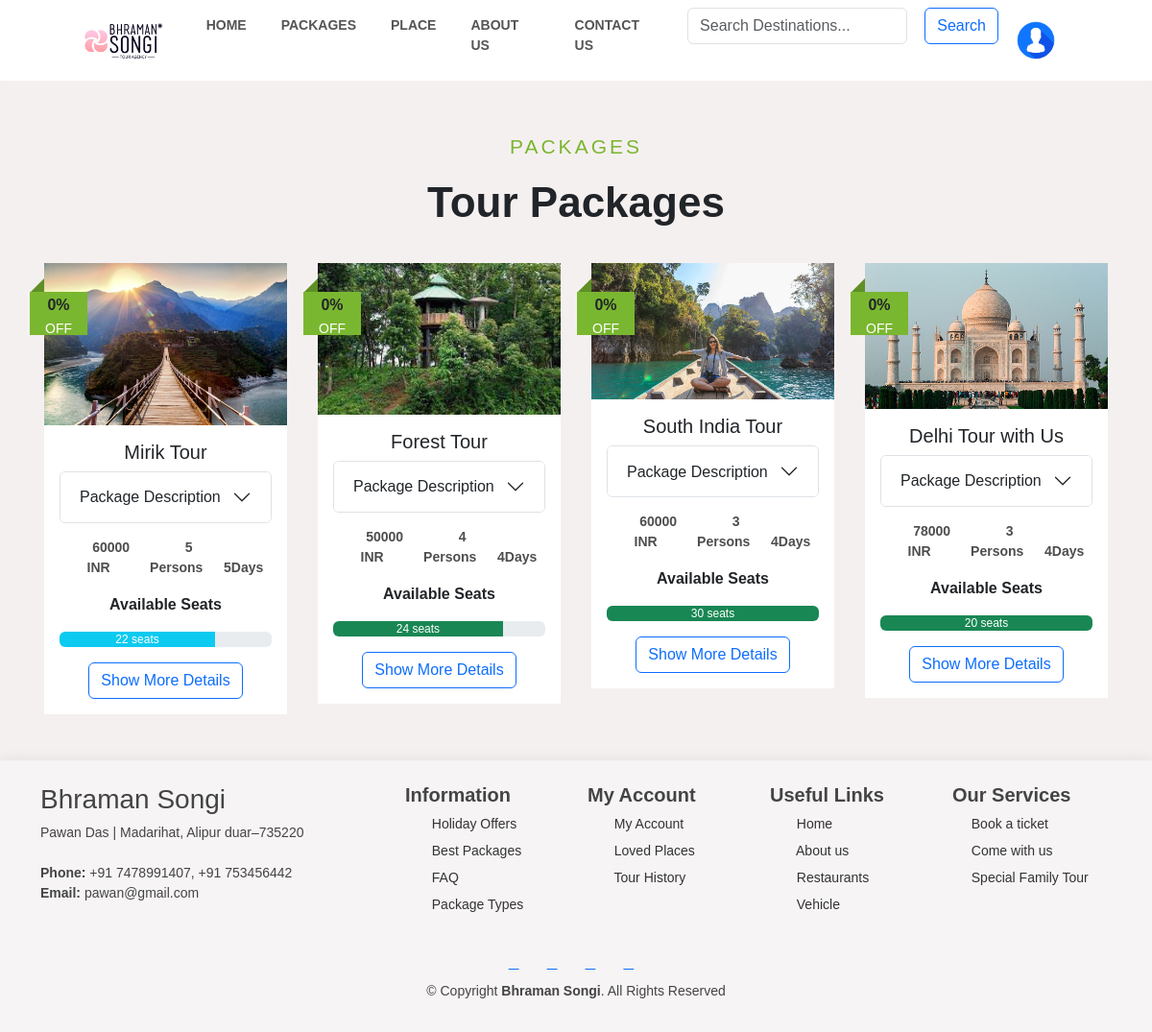
/package.php, run on the app's committed database.
### tables this page shows
CREATE TABLE `co_package` (
  `CP_ID` int(6) NOT NULL,
  `PL_LOCATION` varchar(50) NOT NULL,
  `P_NAME` varchar(40) NOT NULL,
  `PL_NAME` varchar(50) NOT NULL,
  `PL_ADDRESS` varchar(100) NOT NULL,
  `P_COST` int(10) NOT NULL,
  `DURATION` int(5) NOT NULL,
  `TOURIST_NUMBER` int(4) NOT NULL,
  `TOTAL_SEAT` int(3) NOT NULL,
  `AVL_SEAT` int(3) NOT NULL,
  `P_DETAILS` int(2) NOT NULL,
  `VEHICLE` int(6) NOT NULL,
  `HOTEL` int(3) NOT NULL,
  `RESTAURANT` text NOT NULL,
  `P_TYPE` varchar(20) NOT NULL,
  `TOUR_GUID_NAME` varchar(50) NOT NULL,
  `PL_IMAGE` varchar(255) DEFAULT NULL,
  `P_DATE` date NOT NULL,
  `STATUS` int(2) NOT NULL DEFAULT 1
);

### package.php (the view, shortened to what this page needs)
<?php
require('header.php');
?>
<body style="height: 100vh;">
    <div class="container-fluid">
        <section class="package" id="packages" style="margin-top: 40px;">
            <div class="container bg-0">
                <h4 class="heading_sm">Packages</h4>
                <h2 class="heading_lg">Tour Packages</h2>
                <div class="row">
                    <?php
                    $sql = "select * from co_package;";
                    $res = mysqli_query($conn, $sql);
                    ?>
                    <?php
                    while ($rowData = (mysqli_fetch_assoc($res))) {
                        $detail_status = $rowData['P_DETAILS'];
                        $vehicle_status = $rowData['VEHICLE'];
                        $hotel_status = $rowData['HOTEL'];
                        $status = $rowData['STATUS'];
                        if ($detail_status != 0 && $vehicle_status != 0 && $hotel_status != 0 && $status != 0) {
                            $id = $rowData['CP_ID'];
                            $whole_no = $rowData['TOTAL_SEAT'];
                            $part = $rowData['AVL_SEAT'];
                            $percentage = ($part / $whole_no) * 100;
                            if ($percentage > 75) {
                                $progress_color = 'bg-success';
                            } elseif ($percentage > 50) {
                                $progress_color = 'bg-info';
                            } elseif ($percentage > 25) {
                                $progress_color = 'bg-warning';
                            } else {
                                $progress_color = 'bg-danger';
                            }
                    ?>
                            <div class="col-lg-3 col-md-5 mb-3 p-3">
                                <div class="card text-light p-card border-0 rounded-0">
                                    <a href="package_select.php?type=select&id=<?php echo $rowData['CP_ID']; ?>">
                                        <img src="Admin/image/packages/<?php echo $rowData['PL_IMAGE']; ?>" class="card-img-top rounded-0" alt="...">
                                        <div class="blog-date">
                                            <h6 class="font-weight-bold mb-1 mt-2 text-dark">0%</h6>
                                            <small class="text-white text-uppercase">OFF</small>
                                        </div>
                                    </a>
                                    <div class="card-body">
                                        <a href="package_select.php?type=select&id=<?php echo $rowData['CP_ID']; ?>" class="text-decoration-none text-dark">
                                            <h5 class="card-title"><?php echo $rowData['P_NAME']; ?></h5>
                                        </a>
                                        <div class="accordion" id="accordionExample">
                                            <div class="accordion-item">
                                                <h2 class="accordion-header" id="heading<?php echo $id; ?>">
                                                    <button class="accordion-button collapsed" type="button" data-bs-toggle="collapse" data-bs-target="#collapse<?php echo $id; ?>" aria-expanded="false" aria-controls="collapse<?php echo $id; ?>">
                                                        Package Description
                                                    </button>
                                                </h2>
                                            </div>
                                        </div>
                                        <div class="details-package" style="margin-top: 15px;">
                                            <p class="detail-text"><span class="icon-detail"><i class="fa-solid fa-indian-rupee-sign"></i></span><?php echo $rowData['P_COST']; ?> INR</p>
                                            <p class="detail-text"><span class="icon-detail"><i class="fa-regular fa-user"></i></span><?php echo $rowData['TOURIST_NUMBER']; ?> Persons</p>
                                            <p class="detail-text"><span class="icon-detail"><i class="fa-regular fa-calendar-days"></i></span><?php echo $rowData['DURATION']; ?>Days</p>
                                        </div>
                                        <p class="fw-bold text-dark">Available Seats</p>
                                        <div class="progress">
                                            <div class="progress-bar <?php echo $progress_color; ?>" role="progressbar" style="width: <?php echo $percentage; ?>%" aria-valuenow="<?php echo $percentage; ?>" aria-valuemin="0" aria-valuemax="100"><?php echo $part; ?> seats</div>
                                        </div>
                                        <a href="package_select.php?type=select&id=<?php echo $rowData['CP_ID']; ?>" class="btn btn-outline-primary mt-3" disabled>Show More Details</a>
                                    </div>
                                </div>
                            </div>
                    <?php
                        }
                    }
                    ?>
                </div>
            </div>
        </section>
    </div>
    <?php
    require('footer.php');
    ?>
</body>
</html>

### header.php (shortened to what this page needs)
<!DOCTYPE html>
<html lang="en">
<head>
    <link rel="stylesheet" href="css/home_style.css">
    <link rel="stylesheet" href="css/bootstrap.min.css">
    <link rel="stylesheet" href="css/navbar.css">
    <link href="css/google.font.css" rel="stylesheet">
</head>
<body>
    <nav class="navbar navbar-expand-lg sticky-top " id="nav">
        <div class="container-fluid" id="navContent">
            <a class="navbar-brand" href="index.php">
                <img class="companyLogo" src="img/logo.jpg" alt="Logo" style="height:45px; object-fit:contain;">
            </a>
            <div class="collapse navbar-collapse ">
                <ul class="navbar-nav stroke ms-auto">
                    <li class="nav-item navtext">
                        <a class="nav-link " aria-current="page" href="index.php">Home</a>
                    </li>
                    <li class="nav-item navtext">
                        <a class="nav-link " href="package.php">Packages</a>
                    </li>
                    <li class="nav-item navtext">
                        <a class="nav-link " href="place.php">Place</a>
                    </li>
                    <li class="nav-item navtext">
                        <a class="nav-link " href="about_us.php">About Us</a>
                    </li>
                    <li class="nav-item navtext">
                        <a class="nav-link" href="conntact_us.php">Contact Us</a>
                    </li>
                    <li>
                        <form class="d-flex" method="get" action="view_place.php">
                            <div class="selection_container">
                                <input class="form-control me-2 search-box" type="search" placeholder="Search Destinations..." name="search_package" aria-label="Search">
                                <button class="btn btn-outline-primary select-btn" type="submit" name="search_btn">Search</button>
                            </div>
                        </form>
                    </li>
                </ul>
                <div class="navbar-nav ms-auto px-1 me-5">
                    <div class="Navbardropdown-container">
                        <img src="img/AVTAR.jpg" style="object-fit: contain;" class="nav-item" height="50px" alt="Login">
                    </div>
                </div>
            </div>
        </div>
    </nav>

### footer.php (shortened to what this page needs)
<footer id="footer" class="pt-4 pb-2">
    <div class="container">
        <div class="row">
            <div class="col-md-6 col-lg-4 col-sm-6 footer-contact mb-3 col-12 ">
                <h3>Bhraman Songi</h3>
                <p>
                    Pawan Das | Madarihat, Alipur duar–735220
                    <br><br>
                    <strong>Phone:</strong> +91 7478991407, +91 753456442<br>
                    <strong>Email:</strong> pawan@gmail.com<br>
                </p>
            </div>
            <div class="col-md-3 col-lg-2 col-sm-6 col-6 footer-links mb-3">
                <h5><strong>Information</strong></h5>
                <ul class="change-text px-2 text-dark">
                    <li><i class="fa-solid fa-layer-group"></i> <a class="" href="#">Holiday Offers</a></li>
                    <li><i class="fa-solid fa-layer-group"></i> <a class="" href="#AboutSection">Best Packages</a></li>
                    <li><i class="fa-solid fa-layer-group"></i> <a class="" href="#ServiceSection">FAQ</a></li>
                    <li><i class="fa-solid fa-layer-group"></i> <a class="" href="#">Package Types</a></li>
                </ul>
            </div>
            <div class="col-md-3 col-lg-2 col-sm-6 col-6 footer-links mb-3">
                <h5><strong>My Account</strong></h5>
                <ul class="change-text px-2">
                    <li><i class="fa-solid fa-layer-group"></i> <a class="" href="#">My Account</a></li>
                    <li><i class="fa-solid fa-layer-group"></i> <a class="" href="#">Loved Places</a></li>
                    <li><i class="fa-solid fa-layer-group"></i> <a class="" href="#">Tour History</a></li>
                </ul>
            </div>
            <div class="col-md-3 col-lg-2 col-sm-6 col-6 footer-links mb-3">
                <h5><strong>Useful Links</strong></h5>
                <ul class="change-text px-2">
                    <li><i class="fa-solid fa-layer-group"></i> <a class="" href="#">Home</a></li>
                    <li><i class="fa-solid fa-layer-group"></i> <a class="" href="#">About us</a></li>
                    <li><i class="fa-solid fa-layer-group"></i> <a class="" href="#">Restaurants</a></li>
                    <li><i class="fa-solid fa-layer-group"></i> <a class="" href="#">Vehicle</a></li>
                </ul>
            </div>
            <div class="col-md-3 col-lg-2 col-sm-6 col-6 footer-links mb-3">
                <h5><strong>Our Services</strong></h5>
                <ul class="change-text">
                    <li><i class="fa-solid fa-layer-group"></i> <a class="" href="#">Book a ticket</a></li>
                    <li><i class="fa-solid fa-layer-group"></i> <a class="" href="#">Come with us</a></li>
                    <li><i class="fa-solid fa-layer-group"></i> <a class="" href="#">Special Family Tour</a></li>
                </ul>
            </div>
        </div>
    </div>
    <div class="container pb-4 pt-2">
        <div class="social-links text-center pt-md-0">
            <a href="#" class="twitter social-icon" data-bs-toggle="tooltip" data-bs-placement="top" title="Twitter" data-bs-custom-class="custom-tooltip">
                <i class="fa-brands fa-x-twitter"></i>
            </a>
            <a href="#" class="facebook social-icon" data-bs-toggle="tooltip" data-bs-placement="top" title="Facebook" data-bs-custom-class="custom-tooltip">
                <i class="fa-brands fa-facebook"></i>
            </a>
            <a href="#" class="instragram social-icon" data-bs-toggle="tooltip" data-bs-placement="top" title="Instargaam" data-bs-custom-class="custom-tooltip">
                <i class="fa-brands fa-instagram"></i>
            </a>
            <a href="#" class="email social-icon" data-bs-toggle="tooltip" data-bs-placement="top" title="Email" data-bs-custom-class="custom-tooltip">
                <i class="fa-regular fa-envelope"></i>
            </a>
        </div>
        <div class="text-center pt-2">
            <div class="copyright">
                &copy; Copyright <strong><span>Bhraman Songi</span></strong>. All Rights Reserved
            </div>
        </div>
    </div>
</footer>

### css/home_style.css (style rules this page uses)
* { margin: 0px; padding: 0px; box-sizing: border-box; font-family: 'Poppins', sans-serif; }
body { background-color: rgb(245, 240, 240) !important; height: 200vh; }
.nav-item .nav-link { color: rgba(8, 8, 8, 0.685); text-transform: uppercase; font-weight: 600; font-size: 14px; }
.selection_container { display: flex; width: 100%; height: 100%; align-items: center; justify-content: center; }
.select-btn { display: inline-block; padding: 14px 30px; background-color: rgb(209, 95, 2); text-decoration: none; color: white; font-size: 16px; font-weight: 600; margin: 0px 10px; transition: 0.2s ease-in; }
.heading_sm { text-transform: uppercase; color: #7ab730; letter-spacing: 3px; font-size: 21px; }
.heading_lg { font-size: 44px; font-weight: 800; margin: 20px 0px; }
.package { width: 100%; text-align: center; padding: 16px 0px; margin-top: 140px; }
.details-package { display: flex; justify-content: space-between; }
.icon-detail { color: rgb(13, 196, 13); padding: 0px 8px; font-size: 13px; }
.detail-text { font-size: 14px; font-weight: 600; color: rgba(0, 0, 0, 0.699); }
ul { list-style-type: none; padding: 0; }
li { margin-bottom: 10px; }
.p-card { transition: transform 0.3s ease-in-out; }

### css/navbar.css (style rules this page uses)
.Navbardropdown-container { position: relative; display: inline-block; cursor: pointer; }
@media (min-width: 992px) { #navContent { margin-left: 5vw; margin-right: 1vw; } }
.navtext { font-weight: 400; color: black; font-size: 17px; font-family: "Nunito", sans-serif; }
.navbar { box-shadow: rgba(255, 255, 255, 0.2) 0px 0px 29px 0px; background-color: #ffffff; }
.navbar-nav { list-style-type: none; padding: 0; margin: 0; }
.nav-item { display: inline-block; margin-right: 20px; }
.nav-link { position: relative; text-decoration: none; color: black; }
.nav-link::before { content: ""; position: absolute; width: 100%; height: 2px; bottom: 0; left: 0; background-color: #318CE7; visibility: hidden; transform: scaleX(0); transition: all 0.3s ease-in-out 0s; }
.social-links { margin-right: 10px; }
.social-icon { border-radius: 50%; width: 20px; height: 20px; display: inline-flex; align-items: center; justify-content: center; margin: 0px 8px; }
.social-icon i { color: #D01D3F; }
.change-text li { margin-bottom: 7px; color: #7d7d7d; transition: 0.5s; }
.change-text li i { margin-right: 5px; }
.change-text li a { color: #333; text-decoration: none; transition: color 0.3s; }
.change-text { list-style-type: none; padding: 0; }
.change-text li::before { content: ""; color: #318CE7; ; display: inline-block; width: 1em; margin-left: -1em; }
.change-text li a { text-decoration: none; }
#footer { color: #444444; font-size: 14px; background: #f6f4f4; box-shadow: 0px 2px 15px rgba(0, 0, 0, 0.1); font-family: "Nunito", sans-serif; }
.blog-date { position: absolute; width: 60px; height: 45px; top: 30px; left: -15px; display: flex; align-items: center; justify-content: center; flex-direction: column; background: #7AB730; }
.blog-date::after { position: absolute; content: ""; width: 0; height: 0; top: -15px; left: 0; border: 8px solid; border-color: transparent #5f8f25 #5f8f25 transparent; z-index: -1; }
.font-weight-bold { font-weight: 700 !important; }

### data on the page
co_package: PL_IMAGE (picture), P_NAME "Mirik Tour", P_COST "60000", TOURIST_NUMBER "5", DURATION "5", AVL_SEAT "22"
co_package: PL_IMAGE (picture), P_NAME "Forest Tour", P_COST "50000", TOURIST_NUMBER "4", DURATION "4", AVL_SEAT "24"
co_package: PL_IMAGE (picture), P_NAME "South India Tour", P_COST "60000", TOURIST_NUMBER "3", DURATION "4", AVL_SEAT "30"
co_package: PL_IMAGE (picture), P_NAME "Delhi Tour with Us", P_COST "78000", TOURIST_NUMBER "3", DURATION "4", AVL_SEAT "20"
